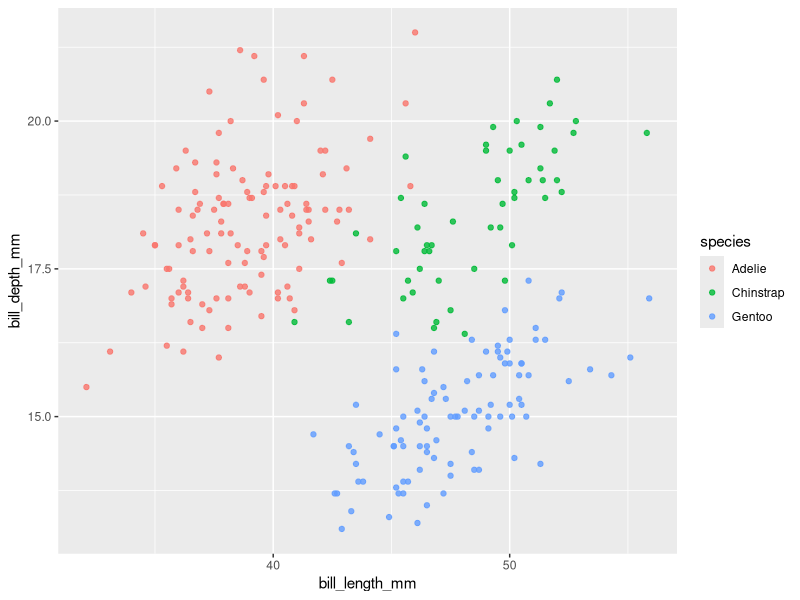
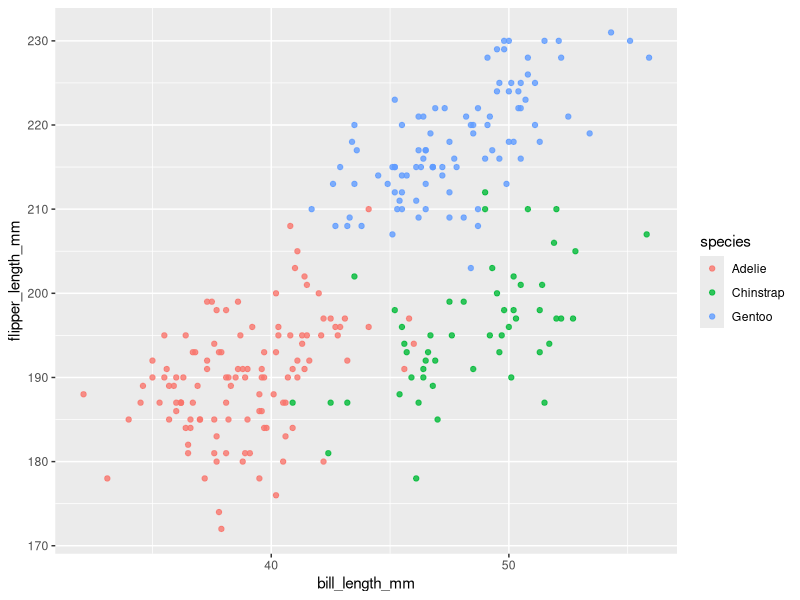

R code for these plots, in order:
library(palmerpenguins)
library(ggplot2)
library(dplyr)
#Modelo KNN

pinguins <- penguins

str(pinguins)
summary(pinguins)

pinguins <- na.omit(pinguins)

#Modelagem do treinamento
pinguins <- pinguins |>
  select(species, bill_length_mm, bill_depth_mm, flipper_length_mm, body_mass_g)

n <- round(nrow(pinguins) * 0.8)

indices_treinamento <- sample(1:nrow(pinguins), size = n, replace = FALSE)

treinamento <- pinguins[indices_treinamento,]
teste <- pinguins[-indices_treinamento,]


ggplot(treinamento, aes(x = bill_length_mm, y = bill_depth_mm, col = species))+
  geom_point(alpha = 0.8)

ggplot(treinamento, aes(x = bill_length_mm, y = flipper_length_mm, col = species))+
  geom_point(alpha = 0.8)   #Escolhido

#ggplot(treinamento, aes(x = bill_depth_mm, y = flipper_length_mm, col = species))+
  #geom_point(alpha = 0.8)


classificacao <- c()

for(j in 1:nrow(teste)){
  distancias <- c()
  for(i in 1:nrow(treinamento)){
    distancias[i] <- sqrt((treinamento$bill_length_mm[i] - teste$bill_length_mm[j])**2 + (treinamento$flipper_length_mm[i] - teste$flipper_length_mm[j])**2)
  }
  #?order
  classificacao[j] <- as.character(treinamento$species[order(distancias)[1]])
  #teste$species[1]
}

classificacao
mean(classificacao == teste$species)
